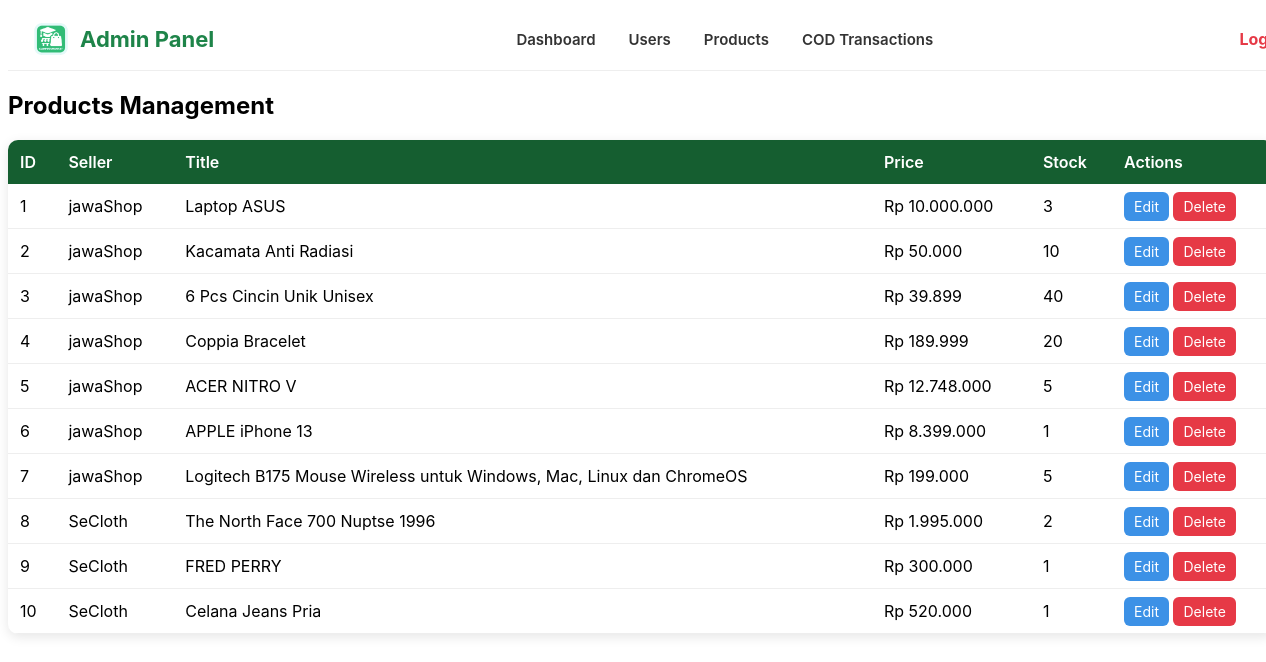
Page /admin/products.php on the earlier database version.
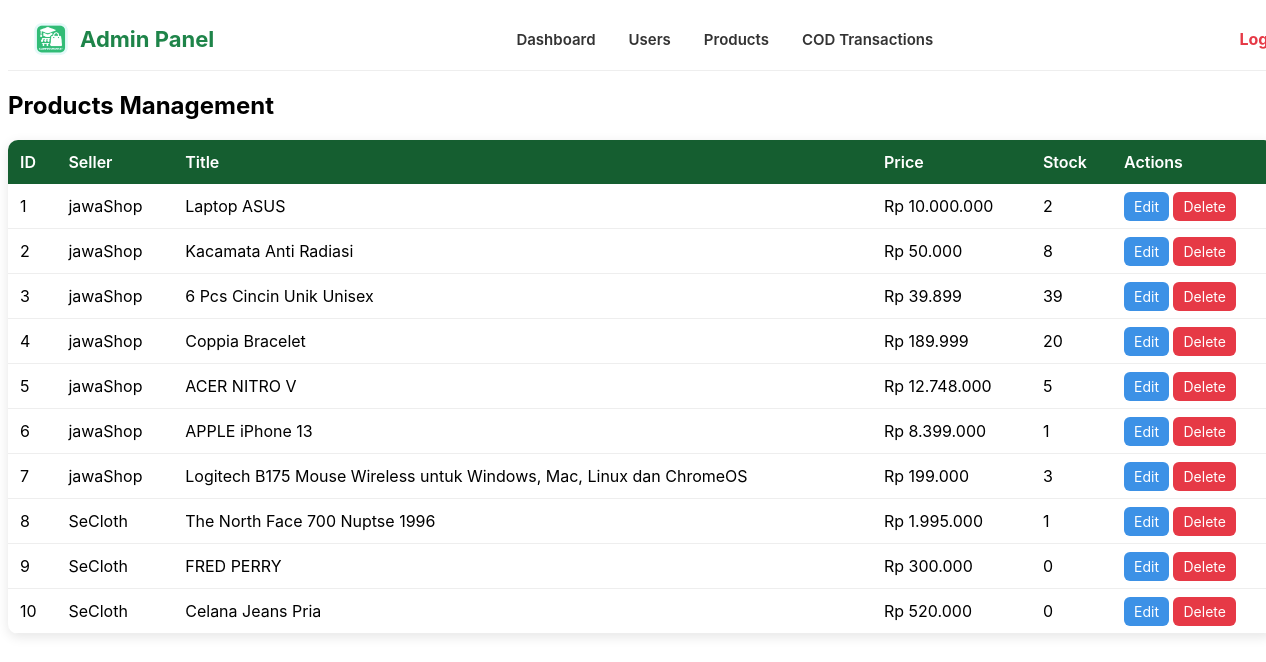
Same page on the later database version.
### tables this page shows
CREATE TABLE
  `products` (
    `id` int (11) NOT NULL,
    `seller_id` int (11) NOT NULL,
    `category_id` int (11) DEFAULT NULL,
    `name` varchar(255) NOT NULL,
    `slug` varchar(255) NOT NULL,
    `price` decimal(15, 2) NOT NULL,
    `stock` int (11) NOT NULL DEFAULT 0,
    `description` text DEFAULT NULL,
    `weight` int (11) DEFAULT NULL,
    `status` enum ('active', 'inactive') NOT NULL DEFAULT 'active',
    `created_at` timestamp NOT NULL DEFAULT current_timestamp(),
    `updated_at` timestamp NOT NULL DEFAULT current_timestamp() ON UPDATE current_timestamp()
  );

CREATE TABLE
  `accounts` (
    `id` int (11) NOT NULL,
    `name` varchar(100) NOT NULL,
    `username` varchar(100) NOT NULL,
    `email` varchar(255) NOT NULL,
    `phone` varchar(20) NOT NULL,
    `role` enum ('admin', 'seller', 'buyer') NOT NULL DEFAULT 'buyer',
    `password` varchar(255) NOT NULL,
    `city` varchar(100) DEFAULT NULL,
    `address` text DEFAULT NULL,
    `profile_picture` varchar(255) DEFAULT NULL,
    `created_at` timestamp NOT NULL DEFAULT current_timestamp(),
    `otp_code` varchar(6) NOT NULL,
    `otp_expired` datetime NOT NULL,
    `description` text DEFAULT NULL
  );

### admin/products.php (the view)
<?php
require_once __DIR__ . '/../includes/config.php';
include "header.php";
$products = $pdo->query("
    SELECT p.*, a.name AS seller_name
    FROM products p
    LEFT JOIN accounts a ON p.seller_id = a.id
")->fetchAll();
?>
<link rel="stylesheet" href="../assets/css/admin_system.css">
<h2 style="margin: 20px 0;">Products Management</h2>
<table class="user-table">
    <tr>
        <th>ID</th>
        <th>Seller</th>
        <th>Title</th>
        <th>Price</th>
        <th>Stock</th>
        <th>Actions</th>
    </tr>
    <?php foreach ($products as $p): ?>
        <tr>
            <td><?= $p['id'] ?></td>
            <td><?= htmlspecialchars($p['seller_name']) ?></td>
            <td><?= htmlspecialchars($p['name']) ?></td>
            <td>Rp <?= number_format($p['price'], 0, ',', '.') ?></td>
            <td><?= $p['stock'] ?></td>
            <td>
                <a href="edit_product.php?id=<?= $p['id'] ?>" class="action-btn btn-edit">Edit</a>
                <a href="delete_product.php?id=<?= $p['id'] ?>" class="action-btn btn-delete" onclick="return confirm('Hapus produk?')">Delete</a>
            </td>
        </tr>
    <?php endforeach; ?>
</table>

Differences in the rows shown:
changed products "Laptop ASUS": stock "3" → "2"
changed products "Kacamata Anti Radiasi": stock "10" → "8"
changed products "6 Pcs Cincin Unik Unisex": stock "40" → "39"
changed products "Logitech B175 Mouse Wireless untuk Windows, Mac, Linux dan ChromeOS": stock "5" → "3"
changed products "The North Face 700 Nuptse 1996": stock "2" → "1"
changed products "FRED PERRY": stock "1" → "0"
changed products "Celana Jeans Pria": stock "1" → "0"
